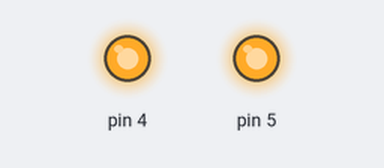
Recording of a sketch running on a simulated Arduino Uno, built with avr-gcc and run on an emulated ATmega328P. Shown: output pins drawn as LEDs (lit = HIGH).

Above: at 3.2 s.
At 5.2 s:
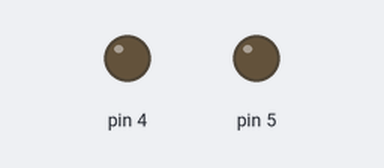
Timing chart, 0 to 7.4 s (numbered marks = the images above):
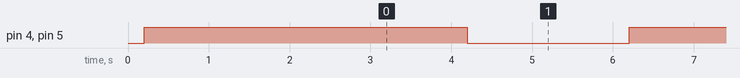

Measured:
- by itself, pin 4, pin 5: alternates HIGH for 2.0 s and LOW for 2.0 s

The sketch:

test_pins.ino
```cpp
void setup() {
  // put yo pinMode(3, OUTPUT);
  pinMode(4, OUTPUT);
  pinMode(5, OUTPUT);
  delay(200);
  digitalWrite(3, HIGH);
  digitalWrite(4, HIGH);
  digitalWrite(5, HIGH);
  delay(2000);
  digitalWrite(3, LOW);
  digitalWrite(4, LOW);
  digitalWrite(5, LOW);//ur setup code here, to run once:

}

void loop() {
  // put your main code here, to run repeatedly:
  digitalWrite(3, HIGH);
  digitalWrite(4, HIGH);
  digitalWrite(5, HIGH);
  delay(2000);
  digitalWrite(3, LOW);
  digitalWrite(4, LOW);
  digitalWrite(5, LOW);
  delay(2000);
}
```
